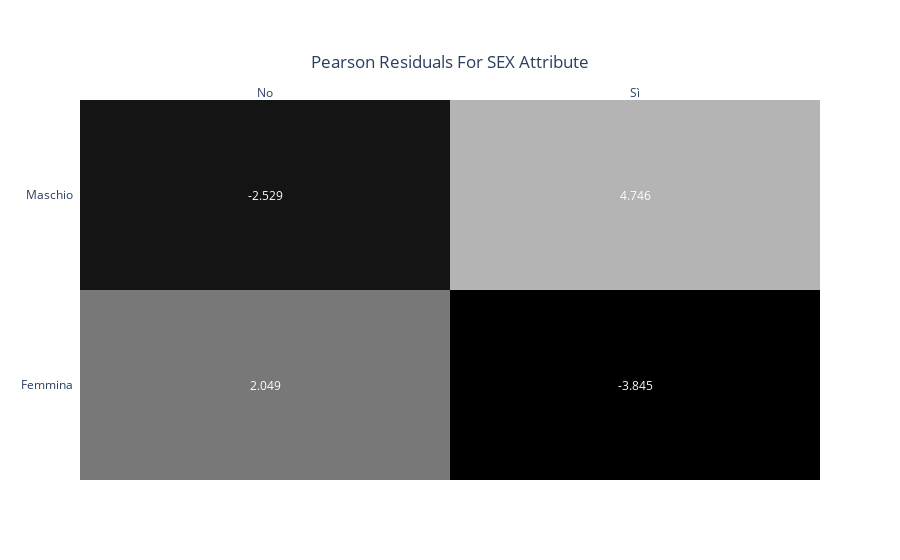
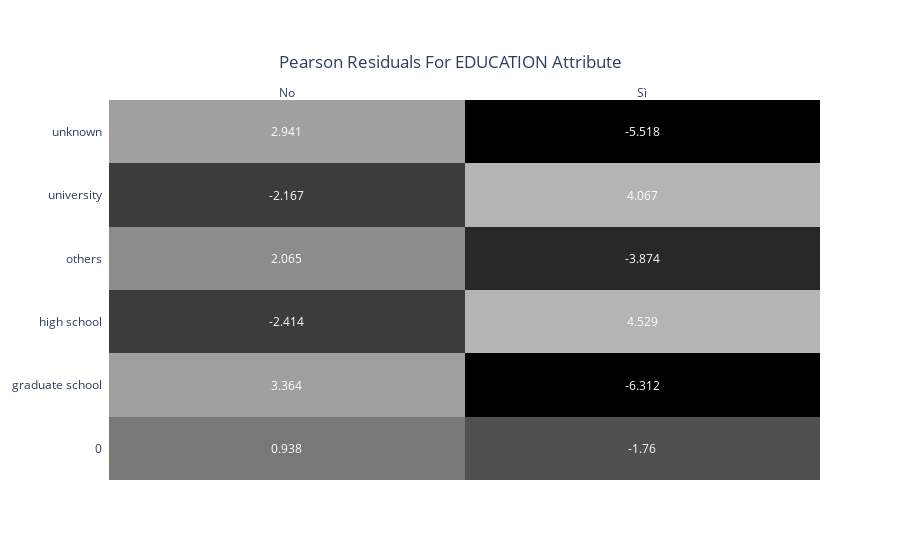
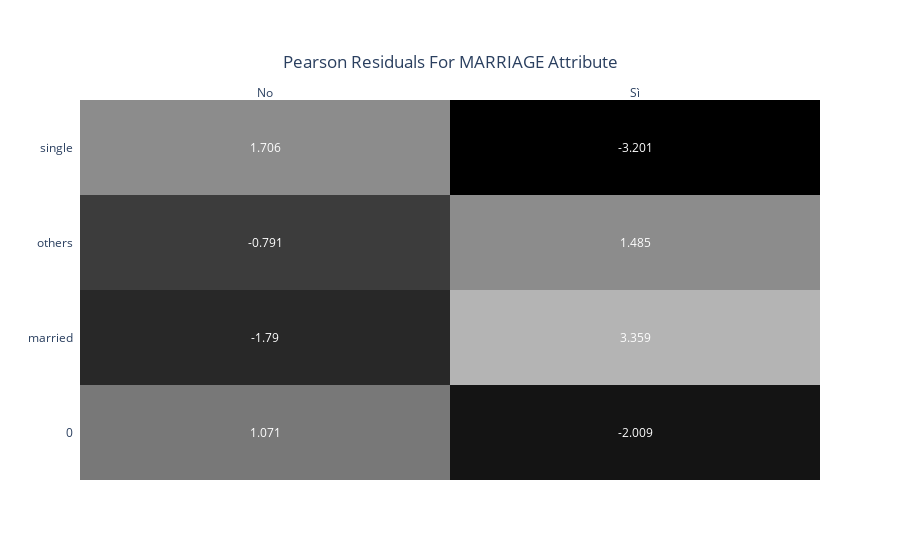

These figures' notebook cell, in order:
### Markdown cell above
## Chi-Square test
The Chi Square statistic is commonly used for testing relationships between categorical variables. 
The null hypothesis of the Chi-Square test is that no relationship exists on the categorical variables in the population (they are independent). The Chi-Square statistic is most commonly used to evaluate Tests of Independence when using a crosstabulation (also known as a bivariate table).  

Crosstabulation presents the distributions of two categorical variables simultaneously, with the intersections of the categories of the variables appearing in the cells of the table. The Test of Independence assesses whether an association exists between the two variables by comparing the observed pattern of responses in the cells to the pattern that would be expected if the variables were truly independent of each other. Calculating the Chi-Square statistic and comparing it against a critical value from the Chi-Square distribution allows the researcher to assess whether the observed cell counts are significantly different from the expected cell counts.

### p-value 
It give us a probability of finding some association by chance in the case of independence of variables (association strength = 0). Very small p-value, usually lower than 0.05, tell us the null-hypothesis is rejected, so the considered variables are related and not independent.

### Pearson standardized residuals 
The strength of a relation can be thought as a measure of how much the observed values deviate from the values in case of independence (independence = total missing of any kind of relation among variables). The Pearson standardized residuals measure the departure of each cell from independence.

### Code cell
for category in ['SEX','EDUCATION','MARRIAGE']:
    m.chi2_pearson(category, df, 'default.payment.next.month')

### Figure 1 — Plotly figure (JSON) as saved in the notebook; plotly's stock layout.template omitted (floating-point values rounded to 4 significant figures)
{"data": [{"colorscale": [[0, "rgb(0, 0, 0)"], [0.1, "rgb(0, 0, 0)"], [0.1, "rgb(20, 20, 20)"], [0.2, "rgb(20, 20, 20)"], [0.2, "rgb(40, 40, 40)"], [0.3, "rgb(40, 40, 40)"], [0.3, "rgb(60, 60, 60)"], [0.4, "rgb(60, 60, 60)"], [0.4, "rgb(80, 80, 80)"], [0.5, "rgb(80, 80, 80)"], [0.5, "rgb(100, 100, 100)"], [0.6, "rgb(100, 100, 100)"], [0.6, "rgb(120, 120, 120)"], [0.7, "rgb(120, 120, 120)"], [0.7, "rgb(140, 140, 140)"], [0.8, "rgb(140, 140, 140)"], [0.8, "rgb(160, 160, 160)"], [0.9, "rgb(160, 160, 160)"], [0.9, "rgb(180, 180, 180)"], [1, "rgb(180, 180, 180)"]], "reversescale": false, "showscale": false, "type": "heatmap", "x": ["No", "Sì"], "y": ["Femmina", "Maschio"], "z": [[2.049, -3.845], [-2.529, 4.746]]}], "layout": {"annotations": [{"font": {"color": "#FFFFFF"}, "showarrow": false, "text": "2.049", "x": "No", "xref": "x", "y": "Femmina", "yref": "y"}, {"font": {"color": "#FFFFFF"}, "showarrow": false, "text": "-3.845", "x": "Sì", "xref": "x", "y": "Femmina", "yref": "y"}, {"font": {"color": "#FFFFFF"}, "showarrow": false, "text": "-2.529", "x": "No", "xref": "x", "y": "Maschio", "yref": "y"}, {"font": {"color": "#FFFFFF"}, "showarrow": false, "text": "4.746", "x": "Sì", "xref": "x", "y": "Maschio", "yref": "y"}], "title": {"text": "Pearson Residuals For SEX Attribute", "x": 0.5, "xanchor": "center", "y": 0.9, "yanchor": "top"}, "xaxis": {"dtick": 1, "gridcolor": "rgb(0, 0, 0)", "side": "top", "ticks": ""}, "yaxis": {"dtick": 1, "ticks": "", "ticksuffix": "  "}}}

### Figure 2 — Plotly figure (JSON) as saved in the notebook; plotly's stock layout.template omitted (floating-point values rounded to 4 significant figures)
{"data": [{"colorscale": [[0, "rgb(0, 0, 0)"], [0.1, "rgb(0, 0, 0)"], [0.1, "rgb(20, 20, 20)"], [0.2, "rgb(20, 20, 20)"], [0.2, "rgb(40, 40, 40)"], [0.3, "rgb(40, 40, 40)"], [0.3, "rgb(60, 60, 60)"], [0.4, "rgb(60, 60, 60)"], [0.4, "rgb(80, 80, 80)"], [0.5, "rgb(80, 80, 80)"], [0.5, "rgb(100, 100, 100)"], [0.6, "rgb(100, 100, 100)"], [0.6, "rgb(120, 120, 120)"], [0.7, "rgb(120, 120, 120)"], [0.7, "rgb(140, 140, 140)"], [0.8, "rgb(140, 140, 140)"], [0.8, "rgb(160, 160, 160)"], [0.9, "rgb(160, 160, 160)"], [0.9, "rgb(180, 180, 180)"], [1, "rgb(180, 180, 180)"]], "reversescale": false, "showscale": false, "type": "heatmap", "x": ["No", "Sì"], "y": [0, "graduate school", "high school", "others", "university", "unknown"], "z": [[0.938, -1.76], [3.364, -6.312], [-2.414, 4.529], [2.065, -3.874], [-2.167, 4.067], [2.941, -5.518]]}], "layout": {"annotations": [{"font": {"color": "#FFFFFF"}, "showarrow": false, "text": "0.938", "x": "No", "xref": "x", "y": 0, "yref": "y"}, {"font": {"color": "#FFFFFF"}, "showarrow": false, "text": "-1.76", "x": "Sì", "xref": "x", "y": 0, "yref": "y"}, {"font": {"color": "#FFFFFF"}, "showarrow": false, "text": "3.364", "x": "No", "xref": "x", "y": "graduate school", "yref": "y"}, {"font": {"color": "#FFFFFF"}, "showarrow": false, "text": "-6.312", "x": "Sì", "xref": "x", "y": "graduate school", "yref": "y"}, {"font": {"color": "#FFFFFF"}, "showarrow": false, "text": "-2.414", "x": "No", "xref": "x", "y": "high school", "yref": "y"}, {"font": {"color": "#FFFFFF"}, "showarrow": false, "text": "4.529", "x": "Sì", "xref": "x", "y": "high school", "yref": "y"}, {"font": {"color": "#FFFFFF"}, "showarrow": false, "text": "2.065", "x": "No", "xref": "x", "y": "others", "yref": "y"}, {"font": {"color": "#FFFFFF"}, "showarrow": false, "text": "-3.874", "x": "Sì", "xref": "x", "y": "others", "yref": "y"}, {"font": {"color": "#FFFFFF"}, "showarrow": false, "text": "-2.167", "x": "No", "xref": "x", "y": "university", "yref": "y"}, {"font": {"color": "#FFFFFF"}, "showarrow": false, "text": "4.067", "x": "Sì", "xref": "x", "y": "university", "yref": "y"}, {"font": {"color": "#FFFFFF"}, "showarrow": false, "text": "2.941", "x": "No", "xref": "x", "y": "unknown", "yref": "y"}, {"font": {"color": "#FFFFFF"}, "showarrow": false, "text": "-5.518", "x": "Sì", "xref": "x", "y": "unknown", "yref": "y"}], "title": {"text": "Pearson Residuals For EDUCATION Attribute", "x": 0.5, "xanchor": "center", "y": 0.9, "yanchor": "top"}, "xaxis": {"dtick": 1, "gridcolor": "rgb(0, 0, 0)", "side": "top", "ticks": ""}, "yaxis": {"dtick": 1, "ticks": "", "ticksuffix": "  "}}}

### Figure 3 — Plotly figure (JSON) as saved in the notebook; plotly's stock layout.template omitted (floating-point values rounded to 4 significant figures)
{"data": [{"colorscale": [[0, "rgb(0, 0, 0)"], [0.1, "rgb(0, 0, 0)"], [0.1, "rgb(20, 20, 20)"], [0.2, "rgb(20, 20, 20)"], [0.2, "rgb(40, 40, 40)"], [0.3, "rgb(40, 40, 40)"], [0.3, "rgb(60, 60, 60)"], [0.4, "rgb(60, 60, 60)"], [0.4, "rgb(80, 80, 80)"], [0.5, "rgb(80, 80, 80)"], [0.5, "rgb(100, 100, 100)"], [0.6, "rgb(100, 100, 100)"], [0.6, "rgb(120, 120, 120)"], [0.7, "rgb(120, 120, 120)"], [0.7, "rgb(140, 140, 140)"], [0.8, "rgb(140, 140, 140)"], [0.8, "rgb(160, 160, 160)"], [0.9, "rgb(160, 160, 160)"], [0.9, "rgb(180, 180, 180)"], [1, "rgb(180, 180, 180)"]], "reversescale": false, "showscale": false, "type": "heatmap", "x": ["No", "Sì"], "y": [0, "married", "others", "single"], "z": [[1.071, -2.009], [-1.79, 3.359], [-0.791, 1.485], [1.706, -3.201]]}], "layout": {"annotations": [{"font": {"color": "#FFFFFF"}, "showarrow": false, "text": "1.071", "x": "No", "xref": "x", "y": 0, "yref": "y"}, {"font": {"color": "#FFFFFF"}, "showarrow": false, "text": "-2.009", "x": "Sì", "xref": "x", "y": 0, "yref": "y"}, {"font": {"color": "#FFFFFF"}, "showarrow": false, "text": "-1.79", "x": "No", "xref": "x", "y": "married", "yref": "y"}, {"font": {"color": "#FFFFFF"}, "showarrow": false, "text": "3.359", "x": "Sì", "xref": "x", "y": "married", "yref": "y"}, {"font": {"color": "#FFFFFF"}, "showarrow": false, "text": "-0.791", "x": "No", "xref": "x", "y": "others", "yref": "y"}, {"font": {"color": "#FFFFFF"}, "showarrow": false, "text": "1.485", "x": "Sì", "xref": "x", "y": "others", "yref": "y"}, {"font": {"color": "#FFFFFF"}, "showarrow": false, "text": "1.706", "x": "No", "xref": "x", "y": "single", "yref": "y"}, {"font": {"color": "#FFFFFF"}, "showarrow": false, "text": "-3.201", "x": "Sì", "xref": "x", "y": "single", "yref": "y"}], "title": {"text": "Pearson Residuals For MARRIAGE Attribute", "x": 0.5, "xanchor": "center", "y": 0.9, "yanchor": "top"}, "xaxis": {"dtick": 1, "gridcolor": "rgb(0, 0, 0)", "side": "top", "ticks": ""}, "yaxis": {"dtick": 1, "ticks": "", "ticksuffix": "  "}}}
